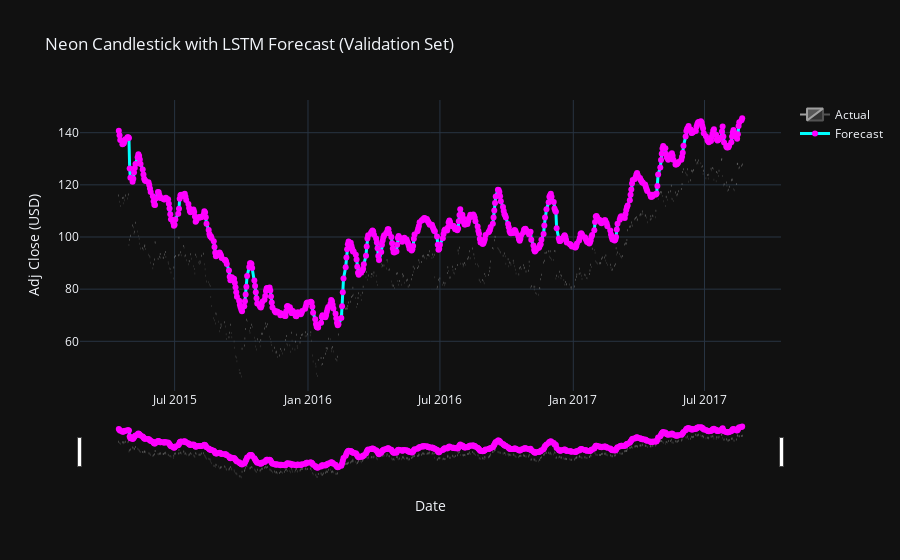

Write notebook code for a chart like this one.
### Code cell
# 1. Invert‐scale your predictions back to USD
y_val_pred = model1.predict(X_val)          # shape = (n_val - window, 1)

# 2. Invert‐scale back to USD
y_val_scaled = y_val_pred.reshape(-1, 1)
dummy = np.zeros((len(y_val_scaled), train_df.shape[1]))
dummy[:, 0] = y_val_scaled[:, 0]             # target_col index = 0 = Adj Close
pred_val_close = scaler.inverse_transform(dummy)[:, 0]

# 3. Align true validation closes and dates (drop first `window` rows)
val_actual = val_df['Adj Close'].iloc[window:].reset_index(drop=True)
val_dates  = df['Date'].iloc[n_train + window : n_val].reset_index(drop=True)

# 4. Build plot DataFrame
plot_df = pd.DataFrame({
    'Date':     val_dates,
    'Actual':   val_actual,
    'Forecast': pred_val_close
})

# 5. Plot with Plotly
fig = go.Figure()

# Candlesticks (using Actual as both open/high/low/close for simplicity)
fig.add_trace(go.Candlestick(
    x=plot_df['Date'],
    open=plot_df['Actual'],
    high=plot_df['Actual'],
    low=plot_df['Actual'],
    close=plot_df['Actual'],
    name='Actual',
    increasing_line_color='white',
    decreasing_line_color='gray',
    opacity=0.6
))

# Forecast line
fig.add_trace(go.Scatter(
    x=plot_df['Date'],
    y=plot_df['Forecast'],
    mode='lines+markers',
    name='Forecast',
    line=dict(color='cyan', width=3),
    marker=dict(color='magenta', size=6)
))

fig.update_layout(
    title='Neon Candlestick with LSTM Forecast (Validation Set)',
    xaxis_title='Date',
    yaxis_title='Adj Close (USD)',
    # template='plotly_dark'
)

fig.show()

### Figure 1 — Plotly figure (JSON) as saved in the notebook; plotly's stock layout.template omitted (floating-point values rounded to 4 significant figures; data arrays with more than 128 entries replaced by an {"elided": "..."} marker saying what was removed)
{"data": [{"close": {"elided": "595 float values"}, "decreasing": {"line": {"color": "gray"}}, "high": {"elided": "595 float values"}, "increasing": {"line": {"color": "white"}}, "low": {"elided": "595 float values"}, "name": "Actual", "opacity": 0.6, "open": {"elided": "595 float values"}, "type": "candlestick", "x": {"elided": "595 str values"}}, {"line": {"color": "cyan", "width": 3}, "marker": {"color": "magenta", "size": 6}, "mode": "lines+markers", "name": "Forecast", "type": "scatter", "x": {"elided": "595 str values"}, "y": {"elided": "595 float values"}}], "layout": {"title": {"text": "Neon Candlestick with LSTM Forecast (Validation Set)"}, "xaxis": {"title": {"text": "Date"}}, "yaxis": {"title": {"text": "Adj Close (USD)"}}}}
